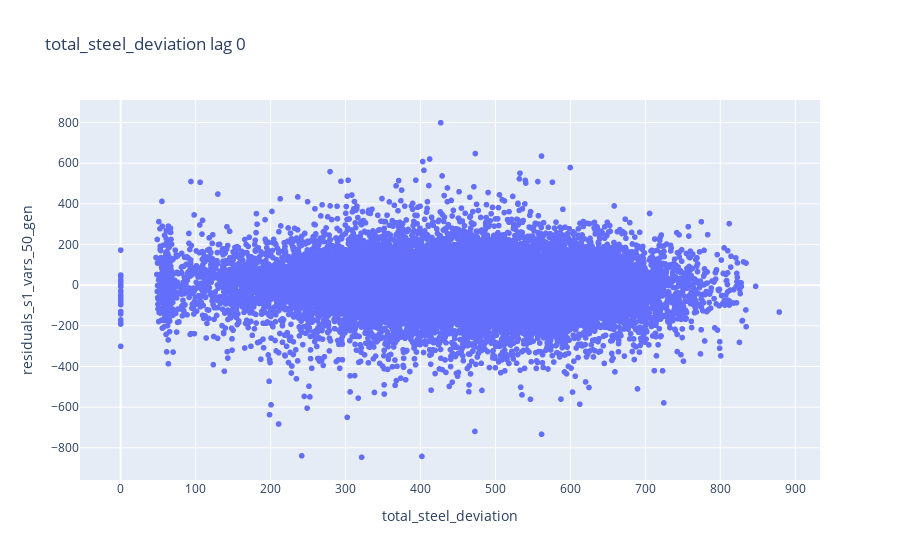

The notebook cell this image was saved under:
### Code cell
var = "total_steel_deviation"
lag = 0
X_plot = steel[[var]].shift(freq = timedelta(minutes = lag))
y_X_plot = pd.merge(y,X_plot, left_index = True, right_index = True)
fig = px.scatter(y_X_plot, x = var, y = y.squeeze().name, title= f"{var} lag {lag}")
fig.show()

### Figure 1 — Plotly figure (JSON) as saved in the notebook; plotly's stock layout.template omitted (floating-point values rounded to 4 significant figures; data arrays with more than 128 entries replaced by an {"elided": "..."} marker saying what was removed)
{"data": [{"hovertemplate": "total_steel_deviation=%{x}<br>residuals_s1_vars_50_gen=%{y}<extra></extra>", "legendgroup": "", "marker": {"color": "#636efa", "symbol": "circle"}, "mode": "markers", "name": "", "showlegend": false, "type": "scattergl", "x": {"elided": "18911 float values"}, "xaxis": "x", "y": {"elided": "18911 float values"}, "yaxis": "y"}], "layout": {"legend": {"tracegroupgap": 0}, "title": {"text": "total_steel_deviation lag 0"}, "xaxis": {"anchor": "y", "domain": [0, 1], "title": {"text": "total_steel_deviation"}}, "yaxis": {"anchor": "x", "domain": [0, 1], "title": {"text": "residuals_s1_vars_50_gen"}}}}
